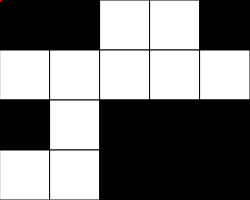
Frame 1 (no input)
Frame 60 (no input): identical to frame 1, image omitted
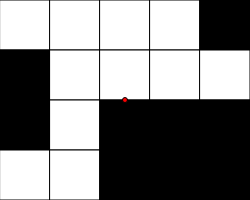
Frame 120 (the mouse pressed at the canvas centre since frame 60)

The p5.js sketch that drew these frames (run headless with seeded random() and noise() and a simulated clock; from frame 60 on, the mouse is pressed at the canvas centre):

// p5.js sketch
// ── sketch.js
// Puzzle Game Starter
// Isaac M
// Nov 06 2023



let grid =
[[0,  0,  0,   0,  0],
 [0,   0,    0,    255,  0  ],
 [0, 0,  255,    255,  255  ],
 [0, 0,    0,    255,  0 ]];


const NUM_ROWS = 4;  const NUM_COLS = 5;
let rectWidth, rectHeight, row, col;



function randomBoard(){
  // randomly redraws the colors on the game grid
  
  for(let x = 0; x < NUM_COLS; x++){ 
    
    for(let y = 0; y < NUM_ROWS; y++){
      let choice = Math.floor(random(2));
      if (choice ===1){
        grid[y][x] = 0;
      }
      else if (choice ===0){
        grid[y][x] = 255;
      }
    }
    
  }
}



function setup() {
  rectWidth = 50;  rectHeight = 50;
  createCanvas(NUM_COLS*rectWidth, NUM_ROWS*rectHeight);
  randomBoard();
}
function draw() {
  row = getCurrentY();   col = getCurrentX();
  background(220);
  renderGrid();
  print(col,row); //prints x,y
  fill(255,0,0);
  circle(mouseX,mouseY,5);
  victoryCheck();
}

function mousePressed(){
  //when the mouse is clicked, flip the value at the current
  //col,row + also flip 4 cardinal neighbours (North, S, E, W)

  // flip @ mouseposition
  
  if (keyIsPressed === true && keyCode === SHIFT){  // Cheat Code, if shift is pressed flip only mouse square
    flip(col,row);
  }
  // flip the 4 neighbours ↑↓→←
  else{
    flip(col,row);
    if(col < NUM_COLS-1) flip(col+1, row); //RIGHT NEIGHBOUR
    if(row > 0) flip(col,row-1); //UP NEIGHBOUR
    if(col > 0) flip(col-1, row); //LEFT 
    if(row < NUM_ROWS-1) flip(col, row+1) // DOWN
    
  }
  
  
  
}

function flip(col, row){
  //at a given x,y, flip the value in the 2D array
  //0→255   255→0
  if(grid[row][col] === 0) grid[row][col] = 255;
  else grid[row][col] = 0;
}

function getCurrentX(){ //determine current column mouse is in, and return
  let constrainMouseX = constrain(mouseX, 0, width-1);
  return floor(constrainMouseX/rectWidth);  
}
function getCurrentY(){ //determine current row mouse is in, and return
  let constrainMouseY = constrain(mouseY, 0, height-1);
  return floor(constrainMouseY/rectHeight);
}

function renderGrid(){
  //creates a 2D grid of squares using information from our
  //2D array for the corresponding fill values
  for(let x = 0; x < NUM_COLS; x++){
    for(let y = 0; y < NUM_ROWS; y++){
      let fillValue = grid[y][x];
      fill(fillValue);
      //x:    0,   1,   2,  3,   4
      //posx  0   50, 100, 150,200   expression? x→posx
      rect(x*rectWidth, y*rectHeight, rectWidth, rectHeight);
    }
  }
}

function victoryCheck(){
  let fullcheckW = 0;
  let fullcheckB = 0;
  for(let x = 0; x < NUM_COLS; x++){ // goes through grid adding 1 to each check variable for corresponding square 
    for(let y = 0; y < NUM_ROWS; y++){
      if (grid[y][x] === 0){
        fullcheckB +=1;
      }
      else{
        fullcheckW +=1;
      }
    }
    
  }
  if(fullcheckW === grid.length*grid[0].length || fullcheckB === grid.length*grid[0].length){ // checks if white or black are full
    text("You won!", width/2,height/2); // if one is, returns win message
    
  }
  
}
